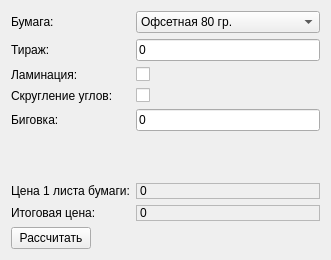
      <widget class="QWidget" name="SWPEurobukleti">
       <layout class="QFormLayout" name="formLayout_6">
        <item row="0" column="1">
         <widget class="QComboBox" name="eurobuklet_paper">
          <item>
           <property name="text">
            <string>Офсетная 80 гр.</string>
           </property>
          </item>
          <item>
           <property name="text">
            <string>Maxigloss 130гр.</string>
           </property>
          </item>
          <item>
           <property name="text">
            <string>Maxigloss 170гр./м.кв</string>
           </property>
          </item>
          <item>
           <property name="text">
            <string>Delight gloss в упак C2S Art</string>
           </property>
          </item>
          <item>
           <property name="text">
            <string>Arconvert</string>
           </property>
          </item>
          <item>
           <property name="text">
            <string>Тач кавер 300</string>
           </property>
          </item>
          <item>
           <property name="text">
            <string>ICELASER Лен</string>
           </property>
          </item>
          <item>
           <property name="text">
            <string>Comet брилиант 300 гр.</string>
           </property>
          </item>
          <item>
           <property name="text">
            <string>Acquerello 300 гр.</string>
           </property>
          </item>
          <item>
           <property name="text">
            <string>Nettuno 300 гр.</string>
           </property>
          </item>
          <item>
           <property name="text">
            <string>Sirio pearl 300 гр.</string>
           </property>
          </item>
          <item>
           <property name="text">
            <string>Splendorgel 300 гр.</string>
           </property>
          </item>
          <item>
           <property name="text">
            <string>TintoRetto 300 гр.</string>
           </property>
          </item>
         </widget>
        </item>
        <item row="0" column="0">
         <widget class="QLabel" name="eurobuklet_paper_label">
          <property name="text">
           <string>Бумага:</string>
          </property>
         </widget>
        </item>
        <item row="1" column="0">
         <widget class="QLabel" name="eurobuklet_col_label">
          <property name="text">
           <string>Тираж:</string>
          </property>
         </widget>
        </item>
        <item row="1" column="1">
         <widget class="QLineEdit" name="eurobuklet_col">
          <property name="text">
           <string>0</string>
          </property>
         </widget>
        </item>
        <item row="2" column="0">
         <widget class="QLabel" name="eurobuklet_lamination_label">
          <property name="text">
           <string>Ламинация:</string>
          </property>
         </widget>
        </item>
        <item row="3" column="0">
         <widget class="QLabel" name="eurobuklet_rounding_label">
          <property name="text">
           <string>Скругление углов:</string>
          </property>
         </widget>
        </item>
        <item row="4" column="0">
         <widget class="QLabel" name="eurobuklet_big_label">
          <property name="text">
           <string>Биговка:</string>
          </property>
         </widget>
        </item>
        <item row="5" column="1">
         <spacer name="verticalSpacer_4">
          <property name="orientation">
           <enum>Qt::Vertical</enum>
          </property>
          <property name="sizeHint" stdset="0">
           <size>
            <width>20</width>
            <height>40</height>
           </size>
          </property>
         </spacer>
        </item>
        <item row="6" column="0">
         <widget class="QLabel" name="eurobuklet_pricep1_label">
          <property name="text">
           <string>Цена 1 листа бумаги:</string>
          </property>
         </widget>
        </item>
        <item row="7" column="0">
         <widget class="QLabel" name="eurobuklet_price_label">
          <property name="text">
           <string>Итоговая цена:</string>
          </property>
         </widget>
        </item>
        <item row="8" column="0">
         <widget class="QPushButton" name="eurobuklet_pushButton">
          <property name="text">
           <string>Рассчитать</string>
          </property>
         </widget>
        </item>
        <item row="2" column="1">
         <widget class="QCheckBox" name="eurobuklet_lamination">
          <property name="text">
           <string/>
          </property>
         </widget>
        </item>
        <item row="3" column="1">
         <widget class="QCheckBox" name="eurobuklet_rounding">
          <property name="text">
           <string/>
          </property>
         </widget>
        </item>
        <item row="4" column="1">
         <widget class="QLineEdit" name="eurobuklet_big">
          <property name="text">
           <string>0</string>
          </property>
         </widget>
        </item>
        <item row="6" column="1">
         <widget class="QLabel" name="eurobuklet_pricep1">
          <property name="frameShape">
           <enum>QFrame::StyledPanel</enum>
          </property>
          <property name="text">
           <string>0</string>
          </property>
         </widget>
        </item>
        <item row="7" column="1">
         <widget class="QLabel" name="eurobuklet_price">
          <property name="frameShape">
           <enum>QFrame::StyledPanel</enum>
          </property>
          <property name="text">
           <string>0</string>
          </property>
         </widget>
        </item>
       </layout>
      </widget>
